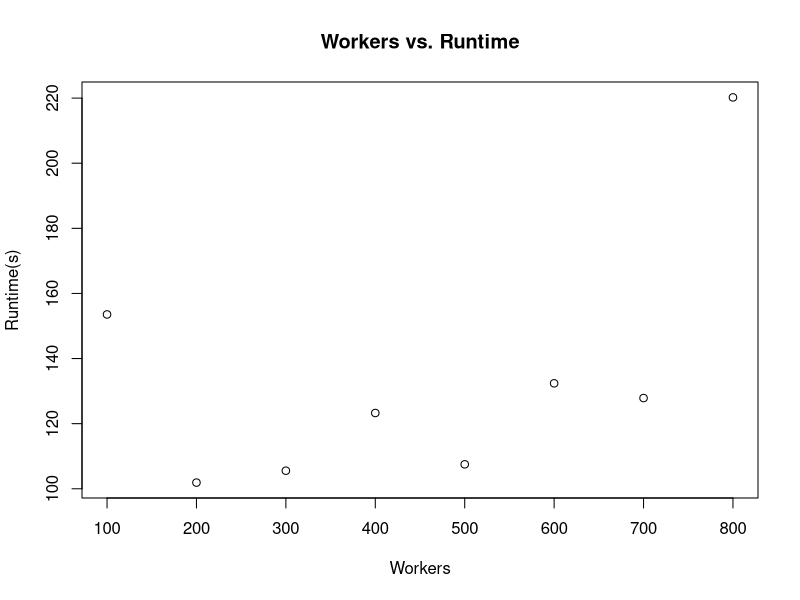
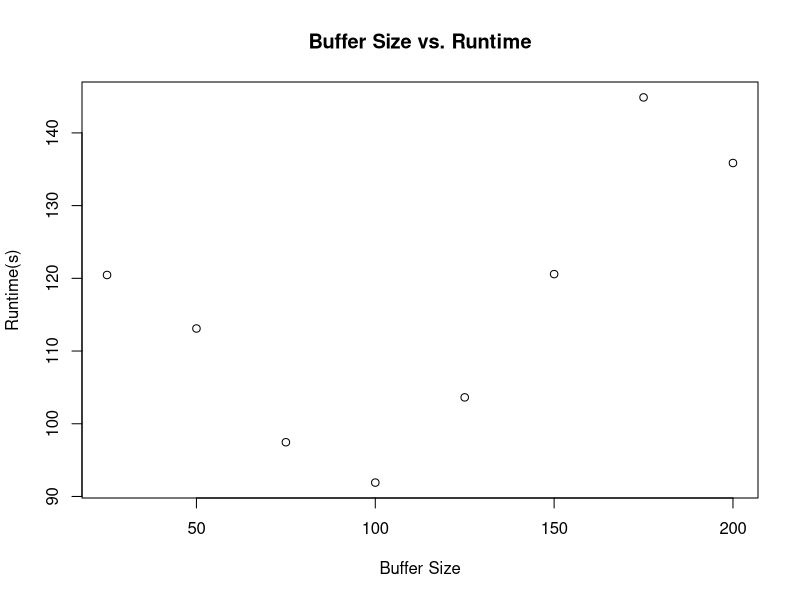

Write R code to recreate these figures, in order.
w = c(100, 200, 300, 400, 500, 600, 700, 800)
wt = c(153.55, 101.9, 105.55, 123.28, 107.51, 132.39, 127.87, 220.21)
plot(w, wt, xlab="Workers", ylab="Runtime(s)", main="Workers vs. Runtime")

b = c(25, 50, 75, 100, 125, 150, 175, 200)
bt = c(120.46, 113.1, 97.46, 91.91, 103.63, 120.58, 144.88, 135.86)
plot(b, bt, xlab="Buffer Size", ylab="Runtime(s)", main="Buffer Size vs. Runtime")
